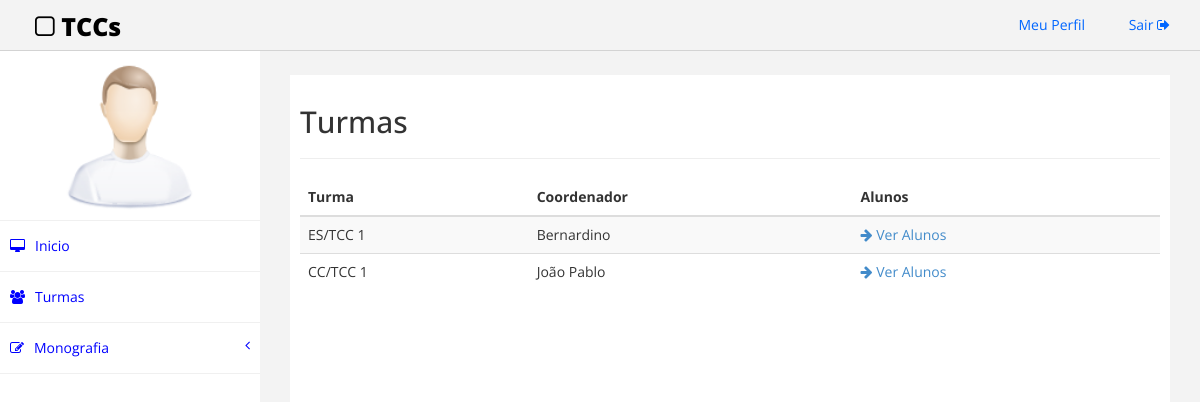
Page /src/turmas.php (signed in) on the earlier database version.
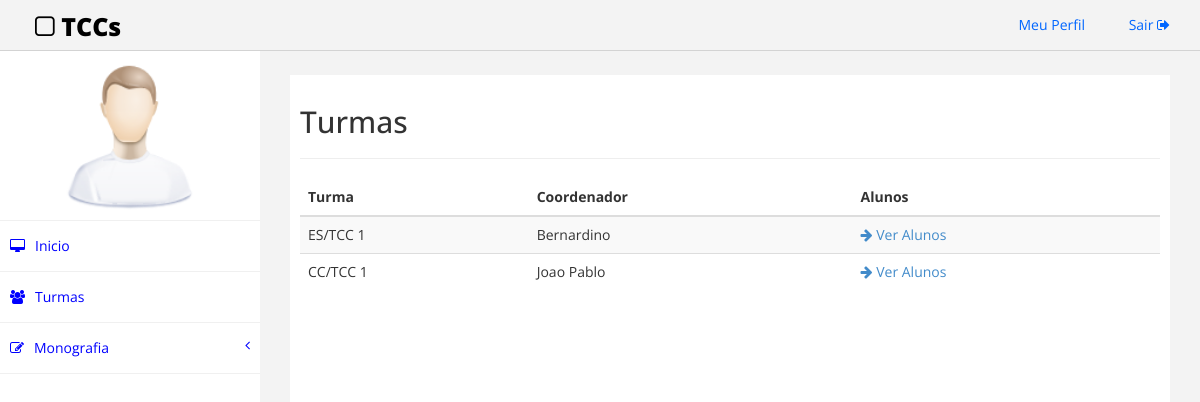
Same page on the later database version.
### tables this page shows
CREATE TABLE IF NOT EXISTS `turma` (
  `nomeTurma` varchar(15) NOT NULL,
  `Professor_siape` varchar(20) NOT NULL,
  PRIMARY KEY (`nomeTurma`),
  KEY `fk_Turma_Professor1_idx` (`Professor_siape`)
);

CREATE TABLE IF NOT EXISTS `professor` (
  `siape` varchar(20) NOT NULL,
  `nome` varchar(50) NOT NULL,
  `senha` varchar(45) NOT NULL,
  `email` varchar(50) NOT NULL,
  PRIMARY KEY (`siape`)
);

### src/turmas.php (the view, shortened to what this page needs)
<!DOCTYPE html>
<html>
<head>
    <link href="assets/css/bootstrap.css" rel="stylesheet" />
    <link href="assets/css/font-awesome.css" rel="stylesheet" />
    <link href="assets/css/custom.css" rel="stylesheet" />
</head>
<body>
    <div id="wrapper">
         <div class="navbar navbar-inverse navbar-fixed-top">
            <div class="adjust-nav">
                <div class="navbar-header">
                    <a class="navbar-brand" href="#"><i class="fa fa-square-o "></i>&nbsp;TCCs</a>
                </div>
                <div class="navbar-collapse collapse">
                    <ul class="nav navbar-nav navbar-right">
                        <li><a href="./perfil.php">Meu Perfil <i class="fa fa-user-circle "></i></a></li>
                        <li><a href="./action/logout.php">Sair <i class="fa fa-sign-out "></i></a></li>
                    </ul>
                </div>
            </div>
        </div>
        <nav class="navbar-default navbar-side" role="navigation">
            <div class="sidebar-collapse">
                <ul class="nav" id="main-menu">
                    <li class="text-center user-image-back">
                        <img src="assets/img/find_user.png" class="img-responsive user-image" />
                    </li>
                    <li>
                        <a href=<?php if($_SESSION['sou'] == 2){
        echo "'indexProfessor.php'";} else {echo "'indexCoordenador.php'";} ?>><i class="fa fa-desktop "></i>Inicio</a>
                    </li>
                    <li>
                        <a href="#"><i class="fa fa-users "></i>Turmas</a>
                    </li>
                    <li>
                        <a href="#"><i class="fa fa-edit "></i>Monografia<span class="fa arrow"></span></a>
                    </li>
            </div>
        </nav>
        <div id="page-wrapper" >
            <div id="page-inner">
                <div class="row">
                    <div class="col-md-12">
                     <h2>Turmas</h2>
                     <hr />
                    </div>
                </div>
                <div class="row">
                    <div class="col-md-12">
                        <table class="table table-striped table-hover table-responsive">
                            <thead>
                                <tr>
                                    <th>
                                        Turma
                                    </th>
                                    <th>
                                        Coordenador
                                    </th>
                                    <th>
                                        Alunos
                                    </th>
                                </tr>
                            </thead>
                            <tbody>
                                <?php
                                    $conn = new Connection();
                                    $connection = $conn->getConnection();
                                    $sql = "SELECT `turma`.`nomeTurma`, `professor`.`nome` FROM `professor` LEFT JOIN `turma` ON `turma`.`Professor_siape` = `professor`.`siape` WHERE (`turma`.`nomeTurma` IS NOT NULL);";
                                    $resultado = mysqli_query($connection, $sql) or die ("Erro ao conectar na tabela " . mysqli_error($connection));
                                    while($row = $resultado->fetch_assoc()) {
                                            echo "<tr>
                                                    <td>
                                                        ".$row["nomeTurma"]."
                                                    </td>
                                                    <td>
                                                        ".$row["nome"]."
                                                    </td>
                                                    <td>
                                                        <a href='alunos.php?nomeTurma=".$row["nomeTurma"]."'><i class='fa fa-arrow-right' aria-hidden='true'></i><span> Ver Alunos</span></a>
                                                    </td>
                                                </tr>";
                                    }
                                ?>
                            </tbody>
                        </table>
                    </div>
                </div>
            </div>
            </div>
        </div>
</body>
</html>

Differences in the rows shown:
changed through a linked row, turma "CC/TCC 1": Professor_siape.nome "João Pablo" → "Joao Pablo"
